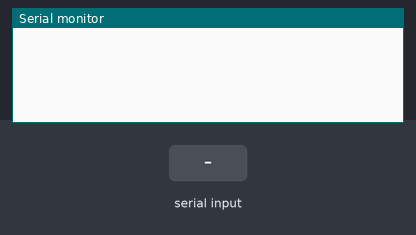
The sketch below on a simulated Arduino Uno, built with avr-gcc and run on an emulated ATmega328P. On the bench: the last lines printed to the serial monitor. The test bench sets the inputs (shaded band).

Above: at 1.2 s.
1.3 s: "Serial1\n" received over the second serial link
At 2.3 s:
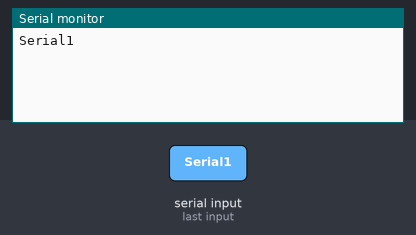
2.8 s: "1" received over the second serial link
At 3.4 s:
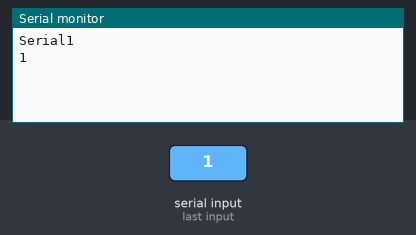

The sketch:

ttntracker-gps-SerialPassthrough.ino
```cpp
/*
  SerialPassthrough sketch

  Some boards, like the Arduino 101, the MKR1000, Zero, or the Micro, have one
  hardware serial port attached to Digital pins 0-1, and a separate USB serial
  port attached to the IDE Serial Monitor. This means that the "serial
  passthrough" which is possible with the Arduino UNO (commonly used to interact
  with devices/shields that require configuration via serial AT commands) will
  not work by default.

  This sketch allows you to emulate the serial passthrough behaviour. Any text
  you type in the IDE Serial monitor will be written out to the serial port on
  Digital pins 0 and 1, and vice-versa.

  On the 101, MKR1000, Zero, and Micro, "Serial" refers to the USB Serial port
  attached to the Serial Monitor, and "Serial1" refers to the hardware serial
  port attached to pins 0 and 1. This sketch will emulate Serial passthrough
  using those two Serial ports on the boards mentioned above, but you can change
  these names to connect any two serial ports on a board that has multiple ports.

  created 23 May 2016
  by Erik Nyquist
*/
#include <SoftwareSerial.h>
SoftwareSerial gpsSerial(9, 10);

void setup() {
  Serial.begin(9600);
  gpsSerial.begin(9600);
}

void loop() {
  if (Serial.available()) {      // If anything comes in Serial (USB),
    gpsSerial.write(Serial.read());   // read it and send it out Serial1 (pins 0 & 1)
  }

  if (gpsSerial.available()) {     // If anything comes in Serial1 (pins 0 & 1)
    Serial.write(gpsSerial.read());   // read it and send it out Serial (USB)
  }
}
```

Measured:
- after the input at 1.3 s, the serial monitor: prints a new line at once (image 1)
- after the input at 2.8 s, the serial monitor: prints a new line at once (image 2)
